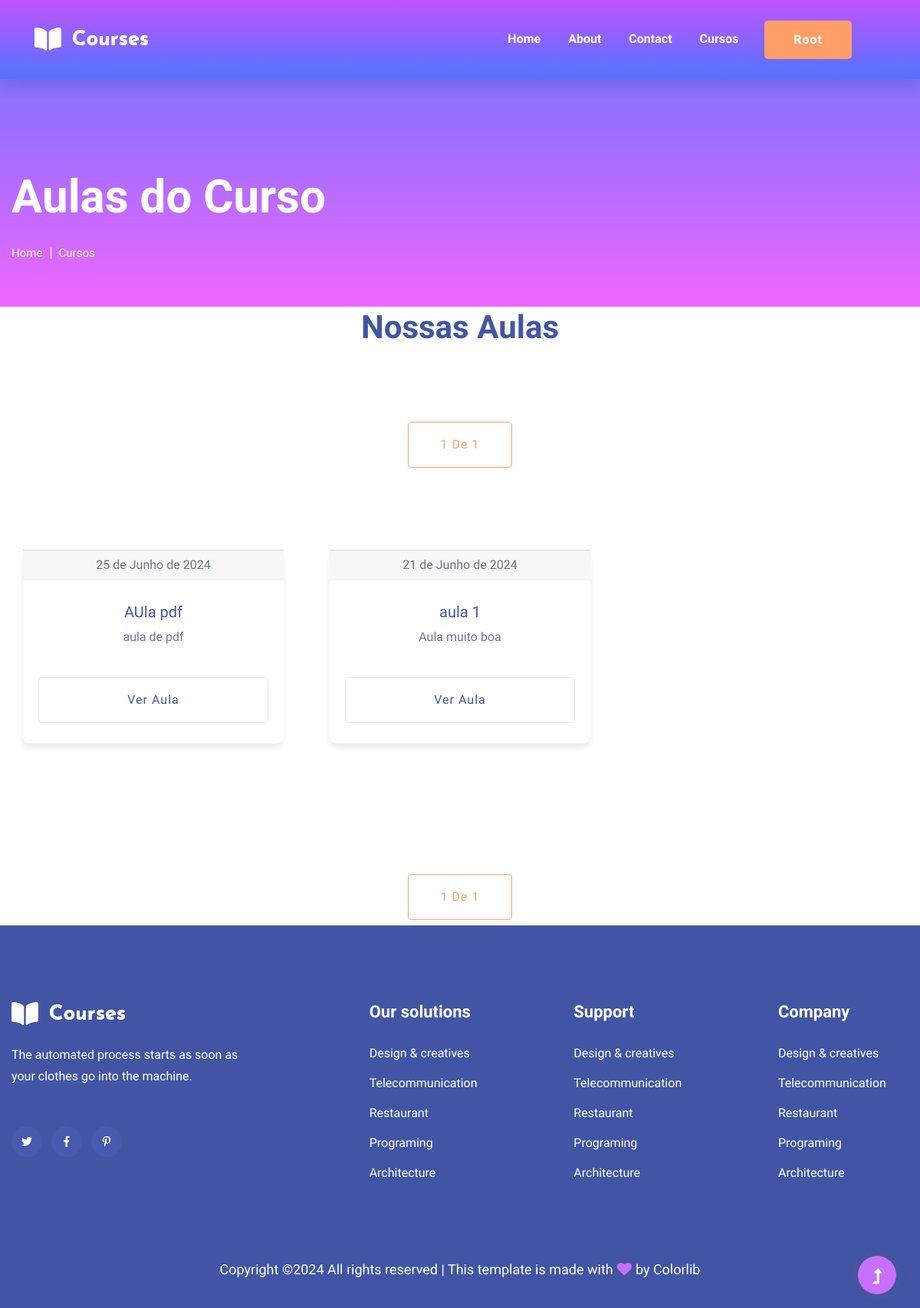
The page /home/curso/1 (signed in) on the database its author committed.
### usuarios/models.py (models this page shows)
class USUARIO(AbstractUser):
    cpf = models.CharField(blank=True, max_length=18)

### cursos/models.py (models this page shows, shortened)
class Aulas(models.Model):
    nome = models.CharField(max_length = 100)
    descricao = models.TextField()
    aula = models.FileField(upload_to = "aulas")
    curso = models.ForeignKey(Cursos, on_delete = models.DO_NOTHING)
    data_upload = models.DateField(default=now)
    ativo= models.BooleanField(default=True)
    class Meta:
        verbose_name = 'Aula'
        verbose_name_plural = 'Aulas'

### cursos/views.py (the view)
# urls.py: path('curso/<int:id>', views.curso, name = 'curso'),
@login_required
def curso(request, id):
    paginas_aulas = Aulas.objects.filter(curso = id).filter(ativo=True).order_by('nome')
    avaliacoes = NotasAulas.objects.filter(aula_id = id)
    pagina = Paginator(paginas_aulas, 25)
    page = request.GET.get('page')
    aulas = pagina.get_page(page)
    return render(request, 'curso.html', {'aulas': aulas,
                                        'avaliacoes': avaliacoes})

### cursos/templates/curso.html (shortened to what this page needs)
{% extends 'base-novo.html'%}
{% block 'body' %}
  <main>
    <section class="slider-area slider-area2">
        <div class="slider-active">
            <div class="single-slider slider-height2">
                <div class="container">
                    <div class="row">
                        <div class="col-xl-8 col-lg-11 col-md-12">
                            <div class="hero__caption hero__caption2">
                                <h1 data-animation="bounceIn" data-delay="0.2s">Aulas do Curso</h1>
                                <nav aria-label="breadcrumb">
                                    <ol class="breadcrumb">
                                        <li class="breadcrumb-item"><a href="{%url 'principal'%}">Home</a></li>
                                        <li class="breadcrumb-item"><a href="{%url 'Curso:cursos'%}">Cursos</a></li>
                                    </ol>
                                </nav>
                            </div>
                        </div>
                    </div>
                </div>
            </div>
        </div>
    </section>
</main>
<div class="row justify-content-center">
    <div class="col-xl-7 col-lg-8">
        <div class="section-tittle text-center mb-55">
            <h2>Nossas Aulas</h2>
        </div>
    </div>
</div>
<div class="row justify-content-center">
  <div class="col-xl-7 col-lg-8">
      <div class="section-tittle text-center mt-40">
          <a href="#" class="border-btn">{{aulas.number}} de {{aulas.paginator.num_pages}}</a>
      </div>
  </div>
</div>
<div class="courses-area section-padding40 fix">
  <div class="container">
      <div class="row">
{% for aula in aulas %}
<div class="col-lg-4">
  <div class="properties properties2 mb-30">
      <div class="properties__card">
        <div class="card-footer text-muted text-center">
            {{aula.data_upload}}
          </div>
          <div class="properties__caption text-center">
              <h3><a href="#">{{aula.nome}}</a></h3>
              <p>{{aula.descricao|slice:":20"}}</p>
              <a href="{% url 'Curso:aula' aula.id %}" class="border-btn border-btn2">Ver Aula</a>
          </div>
      </div>
  </div>
</div>
    {% endfor %}
  </div>
</div>
</div>
      <div class="row justify-content-center">
        <div class="col-xl-7 col-lg-8">
            <div class="section-tittle text-center mt-40">
                <a href="#" class="border-btn">{{aulas.number}} de {{aulas.paginator.num_pages}}</a>
            </div>
        </div>
    </div>
{% endblock %}

### templates/base-novo.html (shortened to what this page needs)
{% load static %}
<!doctype html>
<html class="no-js" lang="zxx">
<head>
    <link rel="stylesheet" href="{% static 'assets/css/bootstrap.min.css' %}">
    <link rel="stylesheet" href="{% static 'assets/css/owl.carousel.min.css' %}">
    <link rel="stylesheet" href="{% static 'assets/css/slicknav.css' %}">
    <link rel="stylesheet" href="{% static 'assets/css/flaticon.css' %}">
    <link rel="stylesheet" href="{% static 'assets/css/progressbar_barfiller.css' %}">
    <link rel="stylesheet" href="{% static 'assets/css/gijgo.css' %}">
    <link rel="stylesheet" href="{% static 'assets/css/animate.min.css' %}">
    <link rel="stylesheet" href="{% static 'assets/css/animated-headline.css' %}">
    <link rel="stylesheet" href="{% static 'assets/css/magnific-popup.css' %}">
    <link rel="stylesheet" href="{% static 'assets/css/fontawesome-all.min.css' %}">
    <link rel="stylesheet" href="{% static 'assets/css/themify-icons.css' %}">
    <link rel="stylesheet" href="{% static 'assets/css/slick.css' %}">
    <link rel="stylesheet" href="{% static 'assets/css/nice-select.css' %}">
    <link rel="stylesheet" href="{% static 'assets/css/style.css' %}">
</head>
<body>
    <header>
        <div class="header-area header-transparent">
            <div class="main-header ">
                <div class="header-bottom  header-sticky sticky-bar">
                    <div class="container-fluid">
                        <div class="row align-items-center">
                            <div class="col-xl-2 col-lg-2">
                                <div class="logo">
                                    <a href="{%url 'principal'%}"><img src="{% static 'assets/img/logo/logo.png' %}"  alt="{% static 'logo-simples.png' %}"></a>
                                </div>
                            </div>
                            <div class="col-xl-10 col-lg-10">
                                <div class="menu-wrapper d-flex align-items-center justify-content-end">
                                    <div class="main-menu d-none d-lg-block">
                                        <nav>
                                            <ul id="navigation">
                                                <li class="active" ><a href="{%url 'principal'%}">Home</a></li>
                                                <li><a href="about.html">About</a></li>
                                                <li><a href="contact.html">Contact</a></li>
                                                {% if user.is_authenticated %}
                                                <li><a href="{% url 'Curso:cursos' %}">Cursos</a></li>
                                                <li><a href="#" class="btn">{{user.username}}</a>
                                                </li>
                                                {% endif %}
                                            </ul>
                                        </nav>
                                    </div>
                                </div>
                            </div>
                            <div class="col-12">
                            </div>
                        </div>
                    </div>
                </div>
            </div>
        </div>
    </header>
    {% block 'body'%}
    {% endblock %}
    <footer>
     <div class="footer-wrappper footer-bg">
        <div class="footer-area footer-padding">
            <div class="container">
                <div class="row justify-content-between">
                    <div class="col-xl-4 col-lg-5 col-md-4 col-sm-6">
                        <div class="single-footer-caption mb-50">
                            <div class="single-footer-caption mb-30">
                                <div class="footer-logo mb-25">
                                    <a href="index.html"><img src="{% static 'assets/img/logo/logo2_footer.png' %}" alt=""></a>
                                </div>
                                <div class="footer-tittle">
                                    <div class="footer-pera">
                                        <p>The automated process starts as soon as your clothes go into the machine.</p>
                                    </div>
                                </div>
                                <div class="footer-social">
                                    <a href="#"><i class="fab fa-twitter"></i></a>
                                    <a href="https://bit.ly/sai4ull"><i class="fab fa-facebook-f"></i></a>
                                    <a href="#"><i class="fab fa-pinterest-p"></i></a>
                                </div>
                            </div>
                        </div>
                    </div>
                    <div class="col-xl-2 col-lg-3 col-md-4 col-sm-5">
                        <div class="single-footer-caption mb-50">
                            <div class="footer-tittle">
                                <h4>Our solutions</h4>
                                <ul>
                                    <li><a href="#">Design & creatives</a></li>
                                    <li><a href="#">Telecommunication</a></li>
                                    <li><a href="#">Restaurant</a></li>
                                    <li><a href="#">Programing</a></li>
                                    <li><a href="#">Architecture</a></li>
                                </ul>
                            </div>
                        </div>
                    </div>
                    <div class="col-xl-2 col-lg-4 col-md-4 col-sm-6">
                        <div class="single-footer-caption mb-50">
                            <div class="footer-tittle">
                                <h4>Support</h4>
                                <ul>
                                    <li><a href="#">Design & creatives</a></li>
                                    <li><a href="#">Telecommunication</a></li>
                                    <li><a href="#">Restaurant</a></li>
                                    <li><a href="#">Programing</a></li>
                                    <li><a href="#">Architecture</a></li>
                                </ul>
                            </div>
                        </div>
                    </div>
                    <div class="col-xl-2 col-lg-3 col-md-4 col-sm-6">
                        <div class="single-footer-caption mb-50">
                            <div class="footer-tittle">
                                <h4>Company</h4>
                                <ul>
                                    <li><a href="#">Design & creatives</a></li>
                                    <li><a href="#">Telecommunication</a></li>
                                    <li><a href="#">Restaurant</a></li>
                                    <li><a href="#">Programing</a></li>
                                    <li><a href="#">Architecture</a></li>
                                </ul>
                            </div>
                        </div>
                    </div>
                </div>
            </div>
        </div>
        <div class="footer-bottom-area">
            <div class="container">
                <div class="footer-border">
                    <div class="row d-flex align-items-center">
                        <div class="col-xl-12 ">
                            <div class="footer-copy-right text-center">
                                <p>
                                  Copyright &copy;<script>document.write(new Date().getFullYear());</script> All rights reserved | This template is made with <i class="fa fa-heart" aria-hidden="true"></i> by <a href="https://colorlib.com" target="_blank">Colorlib</a>
                                  </p>
                              </div>
                          </div>
                      </div>
                  </div>
              </div>
          </div>
      </div>
  </footer>
  <div id="back-top" >
    <a title="Go to Top" href="#"> <i class="fas fa-level-up-alt"></i></a>
</div>
</body>
</html>

### rows shown on the page
USUARIO: username "Root"
Aulas: data_upload "25 de Junho de 2024", nome "AUla pdf", descricao "aula de pdf"
Aulas: data_upload "21 de Junho de 2024", nome "aula 1", descricao "Aula muito boa"

### other values the page prints
{{ aulas.number }} "1"
{{ aulas.paginator.num_pages }} "1"
